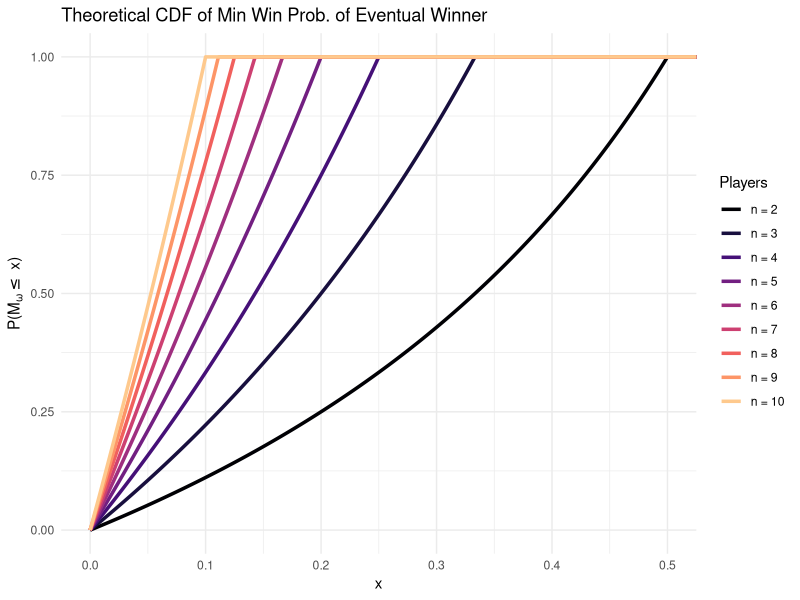

The R source for this figure:
# Generate figures for reanimation/ (AOAS pivot)
# Run from repo root: Rscript reanimation/code/n-player.R

library(tidyverse)

# Define the CDF F(M_omega) for symmetric n-player games
nplayer_cdf = function(x, n) {
  case_when(
    x < 0 ~ 0,
    x >= 0 & x < 1/n ~ (n - 1) * x / (1 - x),
    x >= 1/n ~ 1,
    TRUE ~ NA_real_
  )
}

# Create data for plotting
n_values = c(2, 3, 4, 5, 6, 7, 8, 9, 10)
x_values = seq(0, 1, by = 0.001)

format_n_label = function(n) {
  sprintf("n = %d", n)
}

# CDF plot data
plot_data_cdf = expand_grid(
  n = n_values,
  x = x_values
) %>%
  mutate(
    cdf = map2_dbl(x, n, nplayer_cdf),
    n_label = factor(map_chr(n, format_n_label),
                    levels = map_chr(n_values, format_n_label))
  ) %>%
  filter(!is.na(cdf))

library(viridisLite)
gradient_colors = viridis(length(n_values) + 1, option = "magma")[1:length(n_values)]

# Create the CDF plot
p_cdf = ggplot(plot_data_cdf, aes(x = x, y = cdf, color = n_label)) +
  geom_line(linewidth = 1.2) +
  scale_color_manual(
    values = gradient_colors,
    labels = map_chr(n_values, format_n_label),
    name = "Players"
  ) +
  coord_cartesian(xlim = c(0, 0.5), ylim = c(0, 1)) +
  labs(
    title = "Theoretical CDF of Min Win Prob. of Eventual Winner",
    x = "x",
    y = expression("P(M"[omega] <= " x)")
  ) +
  theme_minimal() +
  theme(
    legend.position = "right"
  )

# Output to reanimation/figures/
out_dir = "reanimation/figures/distributions"
dir.create(out_dir, recursive = TRUE, showWarnings = FALSE)
ggsave(file.path(out_dir, "nplayer_cdf.png"), p_cdf, width = 8, height = 5, dpi = 300)
message("Saved to ", out_dir, "/nplayer_cdf.png")
